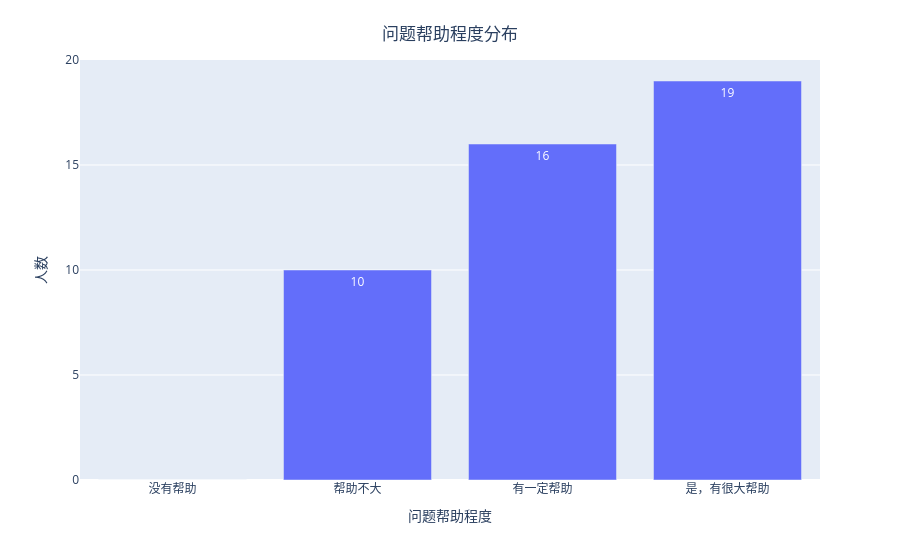

Here is the notebook cell this chart was saved with:
### Code cell
x = ["没有帮助", "帮助不大", "有一定帮助", "是，有很大帮助"]
y = [0, 0, 0, 0]
for i in use_data["helpfulness"].tolist():
    y[int(i)] += 1
fig = px.bar(x=x, y=y, labels={"x": "问题帮助程度", "y": "人数"}, text_auto=True)
fig.update_layout(title={
    "text": "问题帮助程度分布",
    "xanchor": "center",
    "yanchor": "top",
    "x": 0.5,
    "y": 0.95,
})
fig.show()

### Figure 1 — Plotly figure (JSON) as saved in the notebook; plotly's stock layout.template omitted (floating-point values rounded to 4 significant figures)
{"data": [{"alignmentgroup": "True", "hovertemplate": "问题帮助程度=%{x}<br>人数=%{y}<extra></extra>", "legendgroup": "", "marker": {"color": "#636efa", "pattern": {"shape": ""}}, "name": "", "offsetgroup": "", "orientation": "v", "showlegend": false, "textposition": "auto", "texttemplate": "%{y}", "x": ["没有帮助", "帮助不大", "有一定帮助", "是，有很大帮助"], "xaxis": "x", "y": [0, 10, 16, 19], "yaxis": "y", "type": "bar"}], "layout": {"xaxis": {"anchor": "y", "domain": [0.0, 1.0], "title": {"text": "问题帮助程度"}}, "yaxis": {"anchor": "x", "domain": [0.0, 1.0], "title": {"text": "人数"}}, "legend": {"tracegroupgap": 0}, "margin": {"t": 60}, "barmode": "relative", "title": {"text": "问题帮助程度分布", "xanchor": "center", "yanchor": "top", "x": 0.5, "y": 0.95}}}
